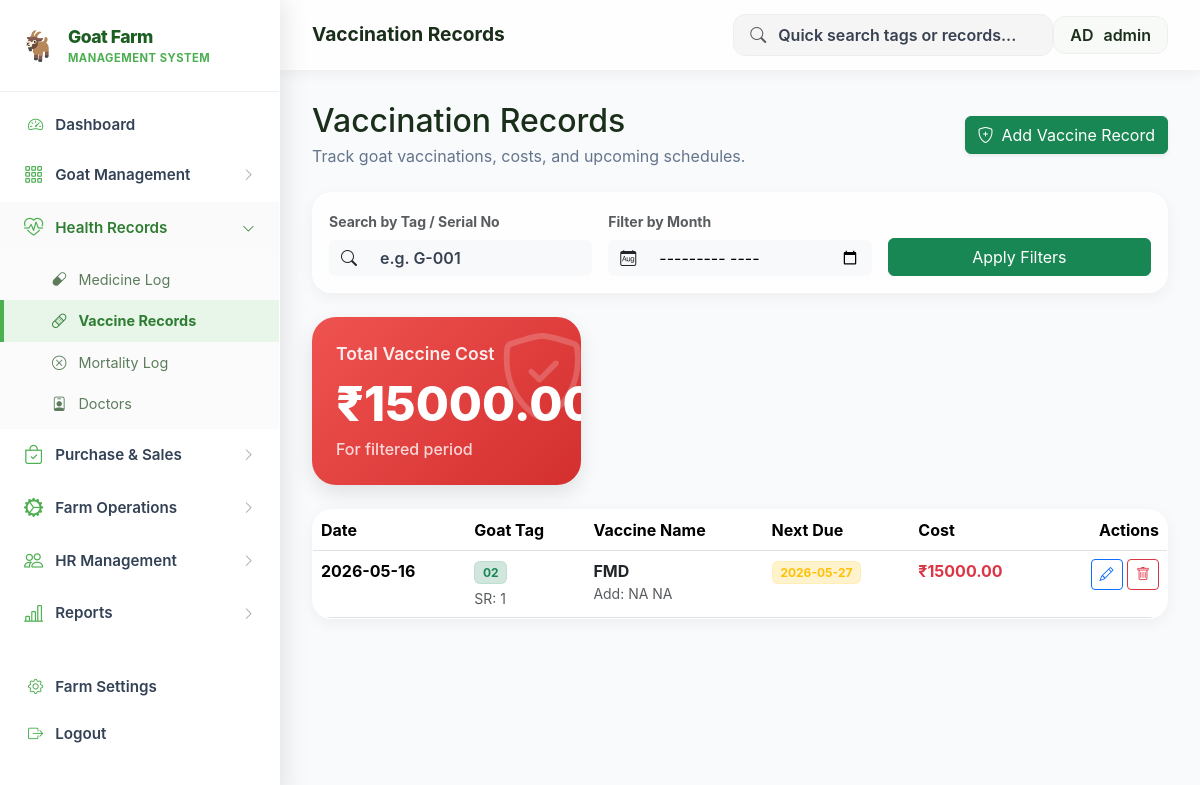
/vaccine (signed in), run on the app's committed database.
### tables this page shows
CREATE TABLE vaccine_records (
                id INTEGER PRIMARY KEY AUTOINCREMENT,
                sr_no TEXT,
                tag_no TEXT NOT NULL,
                vaccine_date DATE NOT NULL,
                vaccine_name TEXT NOT NULL,
                amount_spent REAL,
                additional_vaccines TEXT,
                additional_medicines TEXT,
                required_vaccines TEXT,
                required_medicines TEXT,
                notes TEXT
            , next_due_date DATE);

### Project_goatfarm.py (the view)
@app.route('/vaccine')
def vaccine():
    db = get_db()
    tag_search = request.args.get('tag_no', '')
    month_filter = request.args.get('month', '')
    q = 'SELECT * FROM vaccine_records WHERE 1=1'
    p = []
    if tag_search:
        q += ' AND (tag_no LIKE ? OR sr_no LIKE ?)'
        p.extend([f"%{tag_search}%", f"%{tag_search}%"])
    if month_filter:
        q += ' AND strftime("%Y-%m", vaccine_date) = ?'
        p.append(month_filter)
    q += ' ORDER BY vaccine_date DESC'
    records = db.execute(q, p).fetchall()
    total_cost = sum(r['amount_spent'] or 0 for r in records)
    return render_template('vaccine.html', records=records, total_cost=total_cost, tag_search=tag_search, month_filter=month_filter)

### Project_goatfarm.py (called while the page is built)
def get_db():
    conn = sqlite3.connect(DB_FILE)
    conn.row_factory = sqlite3.Row
    return conn

@app.before_request
def require_login():
    allowed_routes = ['login', 'static', 'register', 'verify_otp', 'goats', 'goat_detail']
    if request.endpoint not in allowed_routes and 'user_id' not in session:
        return redirect(url_for('login'))

### templates/vaccine.html (shortened to what this page needs)
{% extends 'layout.html' %}
{% block page_title %}Vaccination Records{% endblock %}
{% block content %}
<div class="page-header mb-4 d-flex justify-content-between align-items-center">
    <div>
        <h2 class="fw-800 text-dark mb-1">Vaccination Records</h2>
        <p class="text-muted mb-0">Track goat vaccinations, costs, and upcoming schedules.</p>
    </div>
    <a href="{{ url_for('vaccine_add') }}" class="btn btn-success shadow-sm"><i class="bi bi-shield-plus me-2"></i>Add Vaccine Record</a>
</div>
<div class="card border-0 mb-4">
    <div class="card-body">
        <form method="GET" action="{{ url_for('vaccine') }}" class="row g-3">
            <div class="col-md-4">
                <label class="form-label small fw-bold text-muted">Search by Tag / Serial No</label>
                <div class="input-group">
                    <span class="input-group-text bg-light border-0"><i class="bi bi-search"></i></span>
                    <input type="text" name="tag_no" class="form-control border-0 bg-light" placeholder="e.g. G-001" value="{{ tag_search }}">
                </div>
            </div>
            <div class="col-md-4">
                <label class="form-label small fw-bold text-muted">Filter by Month</label>
                <div class="input-group">
                    <span class="input-group-text bg-light border-0"><i class="bi bi-calendar-month"></i></span>
                    <input type="month" name="month" class="form-control border-0 bg-light" value="{{ month_filter }}">
                </div>
            </div>
            <div class="col-md-4 d-flex align-items-end">
                <button type="submit" class="btn btn-success w-100">Apply Filters</button>
            </div>
        </form>
    </div>
</div>
<div class="row mb-4">
    <div class="col-md-4">
        <div class="stat-card expense" style="background: linear-gradient(135deg, #ef5350, #d32f2f);">
            <i class="bi bi-shield-check stat-icon"></i>
            <div class="stat-label">Total Vaccine Cost</div>
            <div class="stat-value">₹{{ "%.2f"|format(total_cost) }}</div>
            <div class="stat-sub">For filtered period</div>
        </div>
    </div>
</div>
<div class="card border-0 overflow-hidden">
    <div class="table-responsive">
        <table class="table mb-0">
            <thead>
                <tr>
                    <th>Date</th>
                    <th>Goat Tag</th>
                    <th>Vaccine Name</th>
                    <th>Next Due</th>
                    <th>Cost</th>
                    <th class="text-end">Actions</th>
                </tr>
            </thead>
            <tbody>
                {% for record in records %}
                <tr>
                    <td><span class="fw-bold">{{ record.vaccine_date }}</span></td>
                    <td>
                        <span class="badge bg-success-subtle text-success border border-success border-opacity-10">{{ record.tag_no }}</span>
                        {% if record.sr_no %}<div class="small text-muted mt-1">SR: {{ record.sr_no }}</div>{% endif %}
                    </td>
                    <td>
                        <div class="fw-bold text-dark">{{ record.vaccine_name }}</div>
                        {% if record.additional_vaccines or record.additional_medicines %}
                            <div class="small text-muted">
                                Add: {{ record.additional_vaccines }} {{ record.additional_medicines }}
                            </div>
                        {% endif %}
                    </td>
                    <td>
                        {% if record.next_due_date %}
                            <span class="badge bg-warning-subtle text-warning border border-warning border-opacity-10">{{ record.next_due_date }}</span>
                        {% else %}
                            <span class="text-muted small">Not Set</span>
                        {% endif %}
                    </td>
                    <td class="fw-bold text-danger">₹{{ "%.2f"|format(record.amount_spent or 0) }}</td>
                    <td class="text-end">
                        <a href="{{ url_for('vaccine_edit', id=record.id) }}" class="btn btn-sm btn-outline-primary"><i class="bi bi-pencil"></i></a>
                        <form action="{{ url_for('vaccine_delete', id=record.id) }}" method="POST" class="d-inline" onsubmit="return confirm('Delete this record?');">
                            <button type="submit" class="btn btn-sm btn-outline-danger"><i class="bi bi-trash"></i></button>
                        </form>
                    </td>
                </tr>
                {% endfor %}
            </tbody>
        </table>
    </div>
</div>
{% endblock %}

### static/css/style.css (style rules this page uses)
:root { --sidebar-width: 270px; --sidebar-bg: #ffffff; --sidebar-hover: #e0eee0; --sidebar-active: #2e7d32; --sidebar-text: #2d4a2d; --sidebar-heading: #5c7c5c; --topbar-height: 64px; --accent: #4caf50; --accent-light: #81c784; --accent-dark: #2e7d32; --body-bg: #ffffff; --card-bg: #ffffff; --card-shadow: 0 4px 15px rgba(0,0,0,0.05); --sidebar-shadow: 2px 0 10px rgba(0,0,0,0.03); --font-main: -apple-system, BlinkMacSystemFont, "SF Pro Text", "SF Pro Display", "Helvetica Neue", Arial, sans-serif; --transition: all 0.3s ease; }
* { margin: 0; padding: 0; box-sizing: border-box; font-family: var(--font-main); }
input, textarea, select { color: #000000 !important; font-weight: 700; }
input::placeholder, textarea::placeholder { color: #374151 !important; font-weight: 600; opacity: 1; }
body { background: var(--body-bg); color: #2c3e50; -webkit-font-smoothing: antialiased; }
.page-header h2, h2, .container h2, .container-fluid h2 { color: #1a2e1a !important; text-shadow: none; }
.page-header p, p.text-muted, .container p.text-muted, .container-fluid p.text-muted { color: #64748b !important; }
.card { background: rgba(255, 255, 255, 0.8) !important; backdrop-filter: blur(12px); -webkit-backdrop-filter: blur(12px); border: 1px solid rgba(255, 255, 255, 0.9) !important; border-radius: 24px; box-shadow: 0 10px 40px rgba(0, 0, 0, 0.04), 0 2px 4px rgba(0,0,0,0.02); transition: var(--transition); }
.card { background: var(--card-bg); border: 1px solid #f0f0f0; border-radius: 20px; box-shadow: var(--card-shadow); transition: var(--transition); }
.stat-card { padding: 24px; border-radius: 24px; color: #fff; position: relative; overflow: hidden; box-shadow: 0 8px 20px rgba(0,0,0,0.1); transition: transform 0.3s ease; }
.stat-card .stat-label { font-size: 1.1rem; font-weight: 600; margin-bottom: 10px; opacity: 0.9; }
.stat-card .stat-value { font-size: 3rem; font-weight: 800; line-height: 1.1; margin-bottom: 6px; }
.stat-card .stat-sub { font-size: 1rem; font-weight: 500; opacity: 0.8; }
.stat-card.expense { background: linear-gradient(135deg, #ef5350, #d32f2f); }
.stat-card .stat-icon { position: absolute; right: -5px; top: -5px; font-size: 5.5rem; opacity: 0.2; }

### templates/layout.html (style rules this page uses)
:root { --sidebar-width: 280px; --topbar-height: 70px; --accent: #4caf50; --accent-dark: #2e7d32; --bg-light: #f8fafc; --sidebar-bg: #ffffff; --sidebar-text: #334155; --sidebar-hover: #f1f5f9; --transition: all 0.3s cubic-bezier(0.4, 0, 0.2, 1); }

### data on the page
vaccine_records: vaccine_date "2026-05-16", tag_no "02", sr_no "1", vaccine_name "FMD", additional_vaccines "NA", additional_medicines "NA", next_due_date "2026-05-27", amount_spent "15000.00"

### other printed values
{{ session.username or 'Admin' }} "admin"
